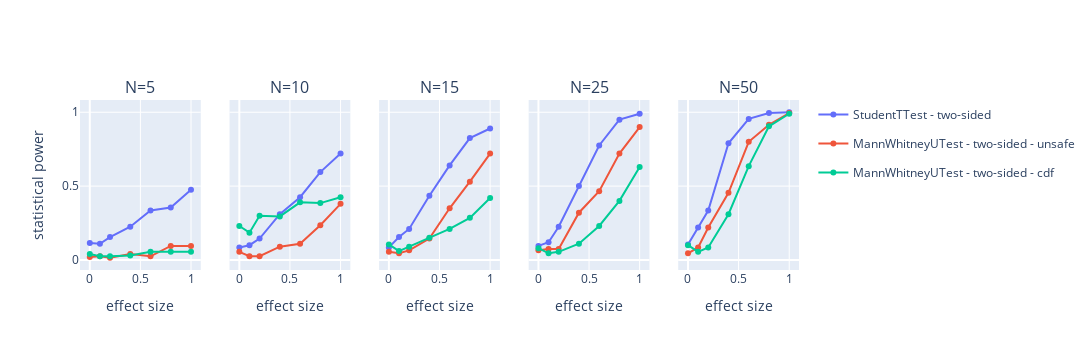

Here is the notebook cell this chart was saved with:
### Code cell
list_sample_size = [5, 10, 15, 25, 50]
list_effect_size = [0.0, 0.1, 0.2, 0.4, 0.6, 0.8, 1.0]
is_paired = False
significance = 0.05
run_count = 200

list_estimator = []
list_estimator.append(StudentTTest(alternative="two-sided"))
#list_estimator.append(PairedTTest(alternative="two-sided"))
list_estimator.append(MannWhitneyUTest(alternative="two-sided", type_ranking="unsafe"))
list_estimator.append(MannWhitneyUTest(alternative="two-sided", type_ranking="cdf"))
#list_estimator.append(WilcoxonSingedRankTest(alternative="two-sided", type_ranking="unsafe"))
#list_estimator.append(WilcoxonSingedRankTest(alternative="two-sided", type_ranking="cdf"))

list_list_list_experiment = []
for sample_size in list_sample_size:
    list_list_experiment = []
    for estimator in list_estimator:
        list_experiment = []
        for effect_size in list_effect_size:
            list_experiment.append(experiment_power(estimator, two_sample_uniform_low_res_fed, sample_size, effect_size, is_paired, significance, run_count))
        list_list_experiment.append(list_experiment)
    list_list_list_experiment.append(list_list_experiment)
plot_experiment_power(list_sample_size, list_list_list_experiment)

### Figure 1 — Plotly figure (JSON) as saved in the notebook; plotly's stock layout.template omitted (floating-point values rounded to 4 significant figures)
{"data": [{"legendgroup": "StudentTTest - two-sided", "line": {"color": "#636EFA"}, "name": "StudentTTest - two-sided", "showlegend": false, "type": "scatter", "x": [0, 0.1, 0.2, 0.4, 0.6, 0.8, 1], "xaxis": "x", "y": [0.115, 0.11, 0.155, 0.225, 0.335, 0.355, 0.475], "yaxis": "y"}, {"legendgroup": "MannWhitneyUTest - two-sided - unsafe", "line": {"color": "#EF553B"}, "name": "MannWhitneyUTest - two-sided - unsafe", "showlegend": false, "type": "scatter", "x": [0, 0.1, 0.2, 0.4, 0.6, 0.8, 1], "xaxis": "x", "y": [0.02, 0.025, 0.015, 0.04, 0.025, 0.095, 0.095], "yaxis": "y"}, {"legendgroup": "MannWhitneyUTest - two-sided - cdf", "line": {"color": "#00CC96"}, "name": "MannWhitneyUTest - two-sided - cdf", "showlegend": false, "type": "scatter", "x": [0, 0.1, 0.2, 0.4, 0.6, 0.8, 1], "xaxis": "x", "y": [0.04, 0.025, 0.025, 0.03, 0.055, 0.055, 0.055], "yaxis": "y"}, {"legendgroup": "StudentTTest - two-sided", "line": {"color": "#636EFA"}, "name": "StudentTTest - two-sided", "showlegend": false, "type": "scatter", "x": [0, 0.1, 0.2, 0.4, 0.6, 0.8, 1], "xaxis": "x2", "y": [0.085, 0.1, 0.145, 0.31, 0.425, 0.595, 0.72], "yaxis": "y2"}, {"legendgroup": "MannWhitneyUTest - two-sided - unsafe", "line": {"color": "#EF553B"}, "name": "MannWhitneyUTest - two-sided - unsafe", "showlegend": false, "type": "scatter", "x": [0, 0.1, 0.2, 0.4, 0.6, 0.8, 1], "xaxis": "x2", "y": [0.055, 0.025, 0.025, 0.09, 0.11, 0.235, 0.38], "yaxis": "y2"}, {"legendgroup": "MannWhitneyUTest - two-sided - cdf", "line": {"color": "#00CC96"}, "name": "MannWhitneyUTest - two-sided - cdf", "showlegend": false, "type": "scatter", "x": [0, 0.1, 0.2, 0.4, 0.6, 0.8, 1], "xaxis": "x2", "y": [0.23, 0.185, 0.3, 0.295, 0.39, 0.385, 0.425], "yaxis": "y2"}, {"legendgroup": "StudentTTest - two-sided", "line": {"color": "#636EFA"}, "name": "StudentTTest - two-sided", "showlegend": false, "type": "scatter", "x": [0, 0.1, 0.2, 0.4, 0.6, 0.8, 1], "xaxis": "x3", "y": [0.085, 0.155, 0.21, 0.435, 0.64, 0.825, 0.89], "yaxis": "y3"}, {"legendgroup": "MannWhitneyUTest - two-sided - unsafe", "line": {"color": "#EF553B"}, "name": "MannWhitneyUTest - two-sided - unsafe", "showlegend": false, "type": "scatter", "x": [0, 0.1, 0.2, 0.4, 0.6, 0.8, 1], "xaxis": "x3", "y": [0.055, 0.045, 0.065, 0.145, 0.35, 0.53, 0.72], "yaxis": "y3"}, {"legendgroup": "MannWhitneyUTest - two-sided - cdf", "line": {"color": "#00CC96"}, "name": "MannWhitneyUTest - two-sided - cdf", "showlegend": false, "type": "scatter", "x": [0, 0.1, 0.2, 0.4, 0.6, 0.8, 1], "xaxis": "x3", "y": [0.105, 0.06, 0.09, 0.15, 0.21, 0.285, 0.42], "yaxis": "y3"}, {"legendgroup": "StudentTTest - two-sided", "line": {"color": "#636EFA"}, "name": "StudentTTest - two-sided", "showlegend": false, "type": "scatter", "x": [0, 0.1, 0.2, 0.4, 0.6, 0.8, 1], "xaxis": "x4", "y": [0.095, 0.12, 0.225, 0.5, 0.775, 0.95, 0.99], "yaxis": "y4"}, {"legendgroup": "MannWhitneyUTest - two-sided - unsafe", "line": {"color": "#EF553B"}, "name": "MannWhitneyUTest - two-sided - unsafe", "showlegend": false, "type": "scatter", "x": [0, 0.1, 0.2, 0.4, 0.6, 0.8, 1], "xaxis": "x4", "y": [0.065, 0.075, 0.075, 0.32, 0.465, 0.72, 0.9], "yaxis": "y4"}, {"legendgroup": "MannWhitneyUTest - two-sided - cdf", "line": {"color": "#00CC96"}, "name": "MannWhitneyUTest - two-sided - cdf", "showlegend": false, "type": "scatter", "x": [0, 0.1, 0.2, 0.4, 0.6, 0.8, 1], "xaxis": "x4", "y": [0.08, 0.045, 0.055, 0.11, 0.23, 0.4, 0.63], "yaxis": "y4"}, {"legendgroup": "StudentTTest - two-sided", "line": {"color": "#636EFA"}, "name": "StudentTTest - two-sided", "showlegend": true, "type": "scatter", "x": [0, 0.1, 0.2, 0.4, 0.6, 0.8, 1], "xaxis": "x5", "y": [0.105, 0.22, 0.335, 0.79, 0.955, 0.995, 1], "yaxis": "y5"}, {"legendgroup": "MannWhitneyUTest - two-sided - unsafe", "line": {"color": "#EF553B"}, "name": "MannWhitneyUTest - two-sided - unsafe", "showlegend": true, "type": "scatter", "x": [0, 0.1, 0.2, 0.4, 0.6, 0.8, 1], "xaxis": "x5", "y": [0.045, 0.085, 0.22, 0.455, 0.8, 0.915, 0.995], "yaxis": "y5"}, {"legendgroup": "MannWhitneyUTest - two-sided - cdf", "line": {"color": "#00CC96"}, "name": "MannWhitneyUTest - two-sided - cdf", "showlegend": true, "type": "scatter", "x": [0, 0.1, 0.2, 0.4, 0.6, 0.8, 1], "xaxis": "x5", "y": [0.1, 0.055, 0.085, 0.31, 0.635, 0.905, 0.99], "yaxis": "y5"}], "layout": {"annotations": [{"font": {"size": 16}, "showarrow": false, "text": "N=5", "x": 0.084, "xanchor": "center", "xref": "paper", "y": 1, "yanchor": "bottom", "yref": "paper"}, {"font": {"size": 16}, "showarrow": false, "text": "N=10", "x": 0.292, "xanchor": "center", "xref": "paper", "y": 1, "yanchor": "bottom", "yref": "paper"}, {"font": {"size": 16}, "showarrow": false, "text": "N=15", "x": 0.5, "xanchor": "center", "xref": "paper", "y": 1, "yanchor": "bottom", "yref": "paper"}, {"font": {"size": 16}, "showarrow": false, "text": "N=25", "x": 0.708, "xanchor": "center", "xref": "paper", "y": 1, "yanchor": "bottom", "yref": "paper"}, {"font": {"size": 16}, "showarrow": false, "text": "N=50", "x": 0.916, "xanchor": "center", "xref": "paper", "y": 1, "yanchor": "bottom", "yref": "paper"}], "height": 350, "showlegend": true, "width": 1200, "xaxis": {"anchor": "y", "domain": [0, 0.168], "title": {"text": "effect size"}}, "xaxis2": {"anchor": "y2", "domain": [0.208, 0.376], "title": {"text": "effect size"}}, "xaxis3": {"anchor": "y3", "domain": [0.416, 0.584], "title": {"text": "effect size"}}, "xaxis4": {"anchor": "y4", "domain": [0.624, 0.792], "title": {"text": "effect size"}}, "xaxis5": {"anchor": "y5", "domain": [0.832, 1], "title": {"text": "effect size"}}, "yaxis": {"anchor": "x", "domain": [0, 1], "title": {"text": "statistical power"}}, "yaxis2": {"anchor": "x2", "domain": [0, 1], "matches": "y", "showticklabels": false}, "yaxis3": {"anchor": "x3", "domain": [0, 1], "matches": "y", "showticklabels": false}, "yaxis4": {"anchor": "x4", "domain": [0, 1], "matches": "y", "showticklabels": false}, "yaxis5": {"anchor": "x5", "domain": [0, 1], "matches": "y", "showticklabels": false}}}
